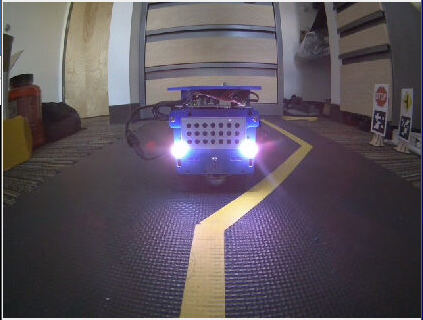
#> input picture duckieass21cm.png, 423 x 320 px
$ python get_light_centroid.py
#> lines starting #> are read from the running program, lines starting #| are printed output that depends on the picture; after the words box and inside, x2 and y2 are one past the last pixel; in counts of white or black regions, pixels touching at a corner belong together; long printed decimals are rounded
import cv2
import numpy as np
import matplotlib.pylab as plt
import math
import os

img = cv2.imread("../../../duckieass21cm.png")
#> img is the input picture: shape (320, 423, 3); mean B, G, R 93.2, 84.1, 92.4

# RGB filter
(B, G, R) = cv2.split(img)
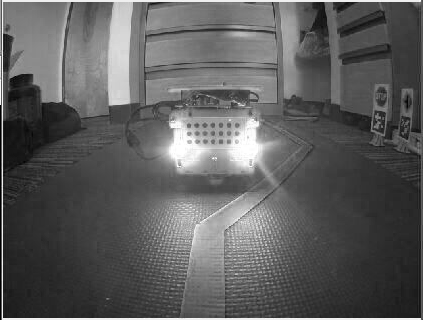
#> B: shape (320, 423); min 0, max 255, mean 93.2

R[R < 250] = 0

R[R >= 250] = 255
#> R: shape (320, 423); 0.36% white; 29 white regions (26 under 20 px), largest, box (x1, y1, x2, y2) and area: (240, 140, 258, 157) 184, (171, 142, 188, 157) 173, (234, 205, 251, 216) 77

R[G < 250] = 0
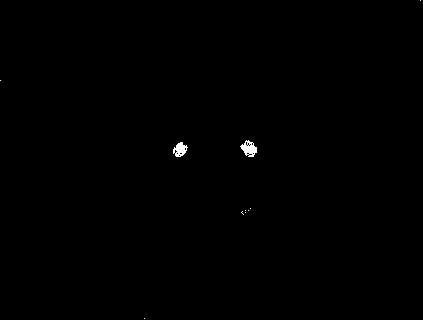
#> R: shape (320, 423); 0.23% white; 10 white regions (8 under 20 px), largest, box (x1, y1, x2, y2) and area: (240, 140, 257, 157) 167, (173, 142, 188, 157) 138

R[B < 250] = 0
#> R: shape (320, 423); 0.21% white; 5 white regions (3 under 20 px), largest, box (x1, y1, x2, y2) and area: (240, 140, 257, 157) 159, (173, 142, 188, 157) 126


# HLS filter
hls = cv2.cvtColor(img, cv2.COLOR_BGR2HLS)
#> hls: shape (320, 423, 3); mean of channels 0, 1, 2 105.4, 90.3, 35.4

(h, l, s) = cv2.split(hls)
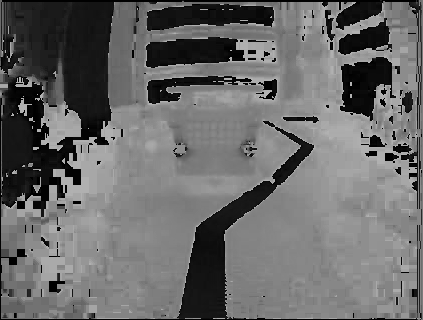
#> h: shape (320, 423); min 0, max 179, mean 105.4
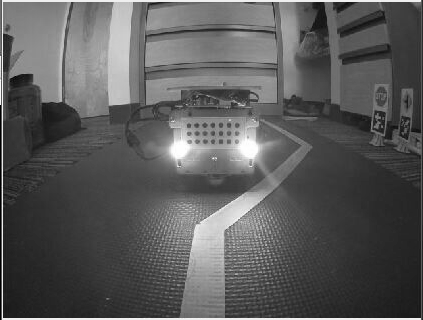
#> l: shape (320, 423); min 0, max 255, mean 90.3
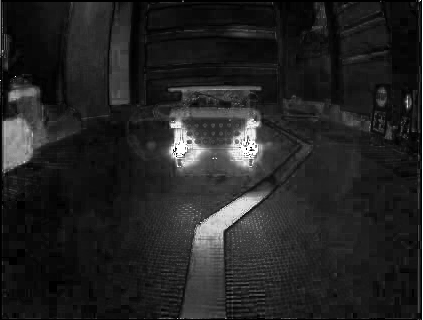
#> s: shape (320, 423); min 0, max 255, mean 35.4

l[l < int(255 * 0.99)] = 0
l[l >= int(255 * 0.99)] = 255
#> l: shape (320, 423); 0.24% white; 5 white regions (3 under 20 px), largest, box (x1, y1, x2, y2) and area: (240, 140, 258, 157) 177, (173, 141, 189, 157) 140

R[l < 255] = 0
#> R: shape (320, 423); 0.21% white; 4 white regions (2 under 20 px), largest, box (x1, y1, x2, y2) and area: (240, 140, 257, 157) 159, (173, 142, 188, 157) 124

# gaussian blur
kernel = np.ones((7,7), np.uint8)

d_im = cv2.dilate(R, kernel, iterations=1)
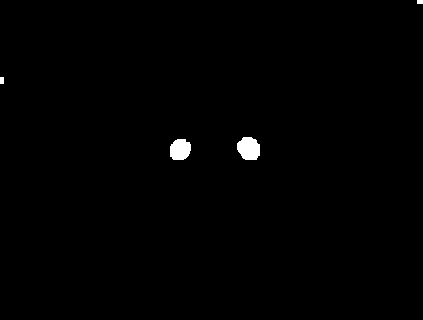
#> d_im: shape (320, 423); 0.62% white; 4 white regions, box (x1, y1, x2, y2) and area: (237, 137, 260, 160) 427, (170, 139, 191, 160) 367, (0, 77, 4, 84) 28, (417, 0, 423, 4) 24

e_im = cv2.erode(d_im, kernel, iterations=1)
#> e_im: shape (320, 423); 0.25% white; 4 white regions (2 under 20 px)


contours = cv2.findContours(e_im, cv2.RETR_LIST, cv2.CHAIN_APPROX_SIMPLE)
#> contours = 4 contours, 2 with area under 20; largest, box (x1, y1, x2, y2) and area: (240, 140, 257, 157) 164, (173, 142, 188, 157) 130
contours = contours[0] if len(contours) == 2 else contours[1]

print(img.shape)
#| (320, 423, 3)

centroids = []
for c in contours:
    if len(c) < 10:
        continue

    x_sum = 0
    y_sum = 0
    for p in c:
        x_sum += p[0][0]
        y_sum += p[0][1]

    x_avg = x_sum / len(c)
    y_avg = y_sum / len(c)
    centroids.append([x_avg, y_avg])
    print(x_avg)
    print(y_avg)

    cv2.circle(img, (int(x_avg), int(y_avg)), 10, (0,0,255), -1)
#> this loop made 4 passes
#> (x_avg, y_avg) on passes 1 to 2: (179.6, 148.8), (248.4, 148.4)
#> c on passes 3 to 4: [[0, 80]], [[420, 0], [422, 0]]
#| 179.593
#| 148.778
#| 248.357
#| 148.429
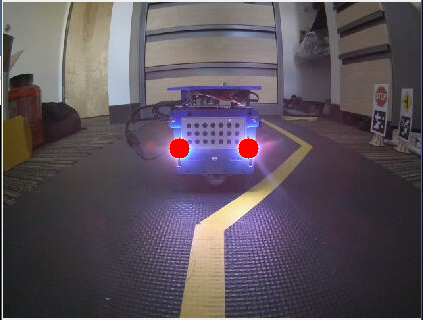
#> img: shape (320, 423, 3); 0.47% of pixels changed, all inside (x1, y1, x2, y2) = (169, 138, 259, 159)
#> after the loop, centroids = [[179.6, 148.8], [248.4, 148.4]]

print(math.sqrt((centroids[1][0] - centroids[0][0])**2 + (centroids[1][1] - centroids[0][1])**2) / img.shape[1])
#| 0.1626

cv2.imshow('rgb', img)


cv2.waitKey(0); cv2.destroyAllWindows(); cv2.waitKey(1)
